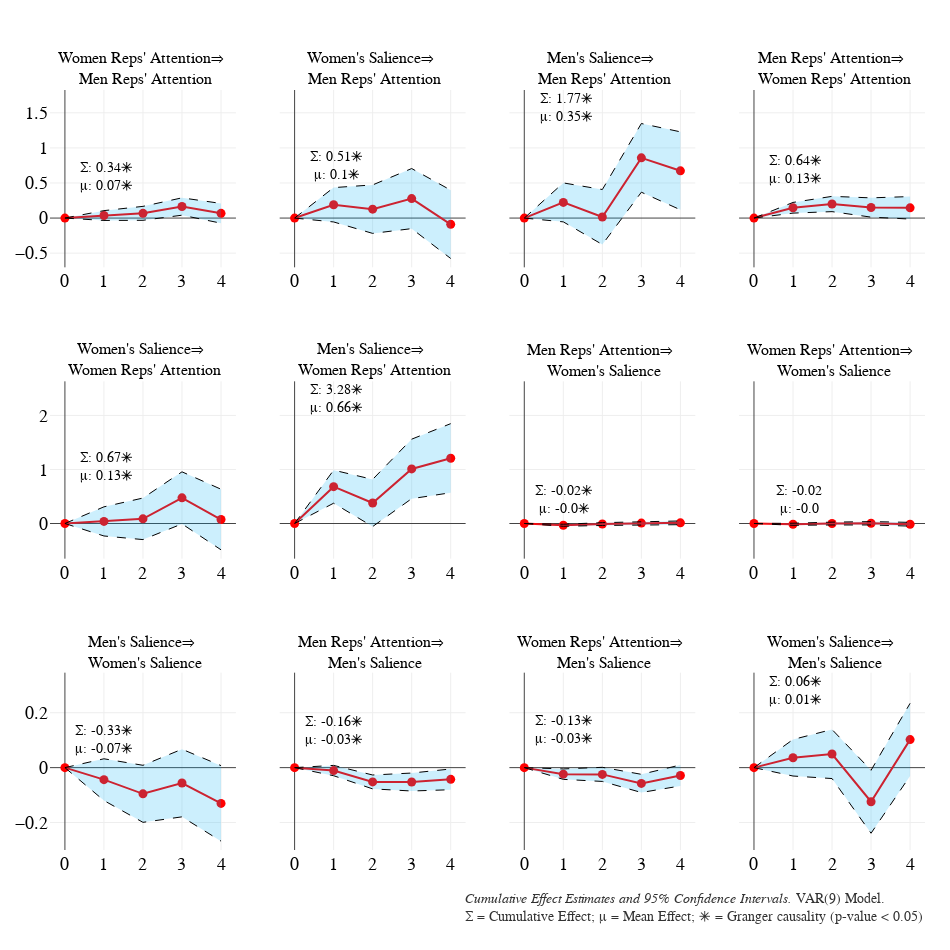

Notebook cell for this chart:
### Code cell
# plot US IRF 

plot_irf(uk_model, 
         uk_irf, 
         estimate = 'cumulative_effects')

### Figure 1 — Plotly figure (JSON) as saved in the notebook; plotly's stock layout.template omitted (floating-point values rounded to 4 significant figures)
{"data": [{"line": {"color": "red", "width": 2}, "mode": "lines+markers", "type": "scatter", "x": [0, 1, 2, 3, 4], "xaxis": "x", "y": [0, 0.03616, 0.06746, 0.1648, 0.06785], "yaxis": "y"}, {"line": {"color": "red", "width": 2}, "mode": "lines+markers", "type": "scatter", "x": [0, 1, 2, 3, 4], "xaxis": "x2", "y": [0, 0.1894, 0.1269, 0.2777, -0.08886], "yaxis": "y2"}, {"line": {"color": "red", "width": 2}, "mode": "lines+markers", "type": "scatter", "x": [0, 1, 2, 3, 4], "xaxis": "x3", "y": [0, 0.2235, 0.01491, 0.8583, 0.6736], "yaxis": "y3"}, {"line": {"color": "red", "width": 2}, "mode": "lines+markers", "type": "scatter", "x": [0, 1, 2, 3, 4], "xaxis": "x4", "y": [0, 0.1468, 0.2007, 0.1508, 0.1462], "yaxis": "y4"}, {"line": {"color": "red", "width": 2}, "mode": "lines+markers", "type": "scatter", "x": [0, 1, 2, 3, 4], "xaxis": "x5", "y": [0, 0.03876, 0.08684, 0.4745, 0.07377], "yaxis": "y5"}, {"line": {"color": "red", "width": 2}, "mode": "lines+markers", "type": "scatter", "x": [0, 1, 2, 3, 4], "xaxis": "x6", "y": [0, 0.6815, 0.3796, 1.01, 1.208], "yaxis": "y6"}, {"line": {"color": "red", "width": 2}, "mode": "lines+markers", "type": "scatter", "x": [0, 1, 2, 3, 4], "xaxis": "x7", "y": [0, -0.03248, -0.01009, 0.007427, 0.01281], "yaxis": "y7"}, {"line": {"color": "red", "width": 2}, "mode": "lines+markers", "type": "scatter", "x": [0, 1, 2, 3, 4], "xaxis": "x8", "y": [0, -0.01408, -0.001003, 0.004144, -0.01361], "yaxis": "y8"}, {"line": {"color": "red", "width": 2}, "mode": "lines+markers", "type": "scatter", "x": [0, 1, 2, 3, 4], "xaxis": "x9", "y": [0, -0.04378, -0.09536, -0.05605, -0.1302], "yaxis": "y9"}, {"line": {"color": "red", "width": 2}, "mode": "lines+markers", "type": "scatter", "x": [0, 1, 2, 3, 4], "xaxis": "x10", "y": [0, -0.01065, -0.05207, -0.05238, -0.04269], "yaxis": "y10"}, {"line": {"color": "red", "width": 2}, "mode": "lines+markers", "type": "scatter", "x": [0, 1, 2, 3, 4], "xaxis": "x11", "y": [0, -0.02367, -0.02454, -0.05741, -0.0285], "yaxis": "y11"}, {"line": {"color": "red", "width": 2}, "mode": "lines+markers", "type": "scatter", "x": [0, 1, 2, 3, 4], "xaxis": "x12", "y": [0, 0.03598, 0.04961, -0.1242, 0.1021], "yaxis": "y12"}, {"line": {"color": "black", "dash": "dash", "width": 1}, "mode": "lines", "showlegend": false, "type": "scatter", "x": [0, 1, 2, 3, 4], "xaxis": "x", "y": [0, 0.106, 0.1668, 0.2884, 0.2086], "yaxis": "y"}, {"fill": "tonexty", "fillcolor": "rgba(0,176,246,0.2)", "line": {"color": "black", "dash": "dash", "width": 1}, "mode": "lines", "showlegend": false, "type": "scatter", "x": [0, 1, 2, 3, 4], "xaxis": "x", "y": [0, -0.0337, -0.03187, 0.04111, -0.07285], "yaxis": "y"}, {"line": {"color": "black", "dash": "dash", "width": 1}, "mode": "lines", "showlegend": false, "type": "scatter", "x": [0, 1, 2, 3, 4], "xaxis": "x2", "y": [0, 0.4341, 0.4724, 0.706, 0.398], "yaxis": "y2"}, {"fill": "tonexty", "fillcolor": "rgba(0,176,246,0.2)", "line": {"color": "black", "dash": "dash", "width": 1}, "mode": "lines", "showlegend": false, "type": "scatter", "x": [0, 1, 2, 3, 4], "xaxis": "x2", "y": [0, -0.05524, -0.2185, -0.1506, -0.5757], "yaxis": "y2"}, {"line": {"color": "black", "dash": "dash", "width": 1}, "mode": "lines", "showlegend": false, "type": "scatter", "x": [0, 1, 2, 3, 4], "xaxis": "x3", "y": [0, 0.5012, 0.4068, 1.348, 1.229], "yaxis": "y3"}, {"fill": "tonexty", "fillcolor": "rgba(0,176,246,0.2)", "line": {"color": "black", "dash": "dash", "width": 1}, "mode": "lines", "showlegend": false, "type": "scatter", "x": [0, 1, 2, 3, 4], "xaxis": "x3", "y": [0, -0.05413, -0.377, 0.3687, 0.1179], "yaxis": "y3"}, {"line": {"color": "black", "dash": "dash", "width": 1}, "mode": "lines", "showlegend": false, "type": "scatter", "x": [0, 1, 2, 3, 4], "xaxis": "x4", "y": [0, 0.223, 0.3095, 0.2881, 0.3064], "yaxis": "y4"}, {"fill": "tonexty", "fillcolor": "rgba(0,176,246,0.2)", "line": {"color": "black", "dash": "dash", "width": 1}, "mode": "lines", "showlegend": false, "type": "scatter", "x": [0, 1, 2, 3, 4], "xaxis": "x4", "y": [0, 0.07056, 0.09188, 0.0134, -0.01395], "yaxis": "y4"}, {"line": {"color": "black", "dash": "dash", "width": 1}, "mode": "lines", "showlegend": false, "type": "scatter", "x": [0, 1, 2, 3, 4], "xaxis": "x5", "y": [0, 0.3082, 0.4712, 0.9563, 0.6341], "yaxis": "y5"}, {"fill": "tonexty", "fillcolor": "rgba(0,176,246,0.2)", "line": {"color": "black", "dash": "dash", "width": 1}, "mode": "lines", "showlegend": false, "type": "scatter", "x": [0, 1, 2, 3, 4], "xaxis": "x5", "y": [0, -0.2307, -0.2975, -0.00718, -0.4865], "yaxis": "y5"}, {"line": {"color": "black", "dash": "dash", "width": 1}, "mode": "lines", "showlegend": false, "type": "scatter", "x": [0, 1, 2, 3, 4], "xaxis": "x6", "y": [0, 0.9872, 0.8157, 1.56, 1.848], "yaxis": "y6"}, {"fill": "tonexty", "fillcolor": "rgba(0,176,246,0.2)", "line": {"color": "black", "dash": "dash", "width": 1}, "mode": "lines", "showlegend": false, "type": "scatter", "x": [0, 1, 2, 3, 4], "xaxis": "x6", "y": [0, 0.3757, -0.05641, 0.4596, 0.5692], "yaxis": "y6"}, {"line": {"color": "black", "dash": "dash", "width": 1}, "mode": "lines", "showlegend": false, "type": "scatter", "x": [0, 1, 2, 3, 4], "xaxis": "x7", "y": [0, -0.01354, 0.01582, 0.03813, 0.04721], "yaxis": "y7"}, {"fill": "tonexty", "fillcolor": "rgba(0,176,246,0.2)", "line": {"color": "black", "dash": "dash", "width": 1}, "mode": "lines", "showlegend": false, "type": "scatter", "x": [0, 1, 2, 3, 4], "xaxis": "x7", "y": [0, -0.05143, -0.036, -0.02328, -0.0216], "yaxis": "y7"}, {"line": {"color": "black", "dash": "dash", "width": 1}, "mode": "lines", "showlegend": false, "type": "scatter", "x": [0, 1, 2, 3, 4], "xaxis": "x8", "y": [0, 0.005055, 0.02532, 0.03525, 0.0212], "yaxis": "y8"}, {"fill": "tonexty", "fillcolor": "rgba(0,176,246,0.2)", "line": {"color": "black", "dash": "dash", "width": 1}, "mode": "lines", "showlegend": false, "type": "scatter", "x": [0, 1, 2, 3, 4], "xaxis": "x8", "y": [0, -0.03321, -0.02733, -0.02696, -0.04843], "yaxis": "y8"}, {"line": {"color": "black", "dash": "dash", "width": 1}, "mode": "lines", "showlegend": false, "type": "scatter", "x": [0, 1, 2, 3, 4], "xaxis": "x9", "y": [0, 0.03224, 0.008491, 0.06713, 0.007346], "yaxis": "y9"}, {"fill": "tonexty", "fillcolor": "rgba(0,176,246,0.2)", "line": {"color": "black", "dash": "dash", "width": 1}, "mode": "lines", "showlegend": false, "type": "scatter", "x": [0, 1, 2, 3, 4], "xaxis": "x9", "y": [0, -0.1198, -0.1992, -0.1792, -0.2677], "yaxis": "y9"}, {"line": {"color": "black", "dash": "dash", "width": 1}, "mode": "lines", "showlegend": false, "type": "scatter", "x": [0, 1, 2, 3, 4], "xaxis": "x10", "y": [0, 0.008166, -0.02677, -0.01969, -0.004903], "yaxis": "y10"}, {"fill": "tonexty", "fillcolor": "rgba(0,176,246,0.2)", "line": {"color": "black", "dash": "dash", "width": 1}, "mode": "lines", "showlegend": false, "type": "scatter", "x": [0, 1, 2, 3, 4], "xaxis": "x10", "y": [0, -0.02946, -0.07738, -0.08507, -0.08047], "yaxis": "y10"}, {"line": {"color": "black", "dash": "dash", "width": 1}, "mode": "lines", "showlegend": false, "type": "scatter", "x": [0, 1, 2, 3, 4], "xaxis": "x11", "y": [0, -0.004677, 0.001171, -0.02432, 0.00968], "yaxis": "y11"}, {"fill": "tonexty", "fillcolor": "rgba(0,176,246,0.2)", "line": {"color": "black", "dash": "dash", "width": 1}, "mode": "lines", "showlegend": false, "type": "scatter", "x": [0, 1, 2, 3, 4], "xaxis": "x11", "y": [0, -0.04267, -0.05024, -0.0905, -0.06669], "yaxis": "y11"}, {"line": {"color": "black", "dash": "dash", "width": 1}, "mode": "lines", "showlegend": false, "type": "scatter", "x": [0, 1, 2, 3, 4], "xaxis": "x12", "y": [0, 0.1025, 0.139, -0.009563, 0.2343], "yaxis": "y12"}, {"fill": "tonexty", "fillcolor": "rgba(0,176,246,0.2)", "line": {"color": "black", "dash": "dash", "width": 1}, "mode": "lines", "showlegend": false, "type": "scatter", "x": [0, 1, 2, 3, 4], "xaxis": "x12", "y": [0, -0.03055, -0.03974, -0.2389, -0.03006], "yaxis": "y12"}], "layout": {"annotations": [{"font": {"size": 16}, "showarrow": false, "text": "Women Reps' Attention&#8658; <br> Men Reps' Attention", "x": 0.1062, "xanchor": "center", "xref": "paper", "y": 1.0, "yanchor": "bottom", "yref": "paper"}, {"font": {"size": 16}, "showarrow": false, "text": "Women's Salience&#8658; <br> Men Reps' Attention", "x": 0.3688, "xanchor": "center", "xref": "paper", "y": 1.0, "yanchor": "bottom", "yref": "paper"}, {"font": {"size": 16}, "showarrow": false, "text": "Men's Salience&#8658; <br> Men Reps' Attention", "x": 0.6313, "xanchor": "center", "xref": "paper", "y": 1.0, "yanchor": "bottom", "yref": "paper"}, {"font": {"size": 16}, "showarrow": false, "text": "Men Reps' Attention&#8658; <br> Women Reps' Attention", "x": 0.8938, "xanchor": "center", "xref": "paper", "y": 1.0, "yanchor": "bottom", "yref": "paper"}, {"font": {"size": 16}, "showarrow": false, "text": "Women's Salience&#8658; <br> Women Reps' Attention", "x": 0.1062, "xanchor": "center", "xref": "paper", "y": 0.6167, "yanchor": "bottom", "yref": "paper"}, {"font": {"size": 16}, "showarrow": false, "text": "Men's Salience&#8658; <br> Women Reps' Attention", "x": 0.3688, "xanchor": "center", "xref": "paper", "y": 0.6167, "yanchor": "bottom", "yref": "paper"}, {"font": {"size": 16}, "showarrow": false, "text": "Men Reps' Attention&#8658; <br> Women's Salience", "x": 0.6313, "xanchor": "center", "xref": "paper", "y": 0.6167, "yanchor": "bottom", "yref": "paper"}, {"font": {"size": 16}, "showarrow": false, "text": "Women Reps' Attention&#8658; <br> Women's Salience", "x": 0.8938, "xanchor": "center", "xref": "paper", "y": 0.6167, "yanchor": "bottom", "yref": "paper"}, {"font": {"size": 16}, "showarrow": false, "text": "Men's Salience&#8658; <br> Women's Salience", "x": 0.1062, "xanchor": "center", "xref": "paper", "y": 0.2333, "yanchor": "bottom", "yref": "paper"}, {"font": {"size": 16}, "showarrow": false, "text": "Men Reps' Attention&#8658; <br> Men's Salience", "x": 0.3688, "xanchor": "center", "xref": "paper", "y": 0.2333, "yanchor": "bottom", "yref": "paper"}, {"font": {"size": 16}, "showarrow": false, "text": "Women Reps' Attention&#8658; <br> Men's Salience", "x": 0.6313, "xanchor": "center", "xref": "paper", "y": 0.2333, "yanchor": "bottom", "yref": "paper"}, {"font": {"size": 16}, "showarrow": false, "text": "Women's Salience&#8658; <br> Men's Salience", "x": 0.8938, "xanchor": "center", "xref": "paper", "y": 0.2333, "yanchor": "bottom", "yref": "paper"}, {"font": {"color": "black", "family": "Arial", "size": 14}, "showarrow": false, "text": "&#931;: 0.34&#128955;<br>&mu;: 0.07&#128955;", "x": 1.8, "xanchor": "right", "xref": "x", "y": 0.332, "yanchor": "bottom", "yref": "y"}, {"font": {"color": "black", "family": "Arial", "size": 14}, "showarrow": false, "text": "&#931;: 0.51&#128955;<br>&mu;: 0.1&#128955;", "x": 1.8, "xanchor": "right", "xref": "x2", "y": 0.4787, "yanchor": "bottom", "yref": "y2"}, {"font": {"color": "black", "family": "Arial", "size": 14}, "showarrow": false, "text": "&#931;: 1.77&#128955;<br>&mu;: 0.35&#128955;", "x": 1.8, "xanchor": "right", "xref": "x3", "y": 1.312, "yanchor": "bottom", "yref": "y3"}, {"font": {"color": "black", "family": "Arial", "size": 14}, "showarrow": false, "text": "&#931;: 0.64&#128955;<br>&mu;: 0.13&#128955;", "x": 1.8, "xanchor": "right", "xref": "x4", "y": 0.4296, "yanchor": "bottom", "yref": "y4"}, {"font": {"color": "black", "family": "Arial", "size": 14}, "showarrow": false, "text": "&#931;: 0.67&#128955;<br>&mu;: 0.13&#128955;", "x": 1.8, "xanchor": "right", "xref": "x5", "y": 0.7093, "yanchor": "bottom", "yref": "y5"}, {"font": {"color": "black", "family": "Arial", "size": 14}, "showarrow": false, "text": "&#931;: 3.28&#128955;<br>&mu;: 0.66&#128955;", "x": 1.8, "xanchor": "right", "xref": "x6", "y": 1.964, "yanchor": "bottom", "yref": "y6"}, {"font": {"color": "black", "family": "Arial", "size": 14}, "showarrow": false, "text": "&#931;: -0.02&#128955;<br>&mu;: -0.0&#128955;", "x": 1.8, "xanchor": "right", "xref": "x7", "y": 0.1083, "yanchor": "bottom", "yref": "y7"}, {"font": {"color": "black", "family": "Arial", "size": 14}, "showarrow": false, "text": "&#931;: -0.02<br>&mu;: -0.0", "x": 1.8, "xanchor": "right", "xref": "x8", "y": 0.09923, "yanchor": "bottom", "yref": "y8"}, {"font": {"color": "black", "family": "Arial", "size": 14}, "showarrow": false, "text": "&#931;: -0.33&#128955;<br>&mu;: -0.07&#128955;", "x": 1.8, "xanchor": "right", "xref": "x9", "y": 0.03493, "yanchor": "bottom", "yref": "y9"}, {"font": {"color": "black", "family": "Arial", "size": 14}, "showarrow": false, "text": "&#931;: -0.16&#128955;<br>&mu;: -0.03&#128955;", "x": 1.8, "xanchor": "right", "xref": "x10", "y": 0.06844, "yanchor": "bottom", "yref": "y10"}, {"font": {"color": "black", "family": "Arial", "size": 14}, "showarrow": false, "text": "&#931;: -0.13&#128955;<br>&mu;: -0.03&#128955;", "x": 1.8, "xanchor": "right", "xref": "x11", "y": 0.07318, "yanchor": "bottom", "yref": "y11"}, {"font": {"color": "black", "family": "Arial", "size": 14}, "showarrow": false, "text": "&#931;: 0.06&#128955;<br>&mu;: 0.01&#128955;", "x": 1.8, "xanchor": "right", "xref": "x12", "y": 0.2148, "yanchor": "bottom", "yref": "y12"}, {"align": "left", "font": {"color": "black", "family": "Arial", "size": 14}, "opacity": 0.8, "showarrow": false, "text": "<i>Cumulative Effect Estimates and 95% Confidence Intervals.</i> VAR(9) Model.<br>&#931; = Cumulative Effect; &mu; = Mean Effect; &#128955; = Granger causality (p-value < 0.05)", "x": 1, "xref": "paper", "y": -0.1, "yref": "paper"}], "font": {"color": "black", "family": "Arial", "size": 18}, "height": 950, "legend": {"title": {"font": {"color": "black"}}}, "margin": {"b": 100, "l": 50, "pad": 1, "r": 25, "t": 90}, "plot_bgcolor": "white", "showlegend": false, "title": {"font": {"color": "black", "family": "Arial", "size": 26}, "x": 0.05, "y": 0.99}, "width": 950, "xaxis": {"anchor": "y", "domain": [0, 0.2125], "title": {"text": ""}}, "xaxis10": {"anchor": "y10", "domain": [0.2625, 0.475]}, "xaxis11": {"anchor": "y11", "domain": [0.525, 0.7375]}, "xaxis12": {"anchor": "y12", "domain": [0.7875, 1]}, "xaxis2": {"anchor": "y2", "domain": [0.2625, 0.475]}, "xaxis3": {"anchor": "y3", "domain": [0.525, 0.7375]}, "xaxis4": {"anchor": "y4", "domain": [0.7875, 1]}, "xaxis5": {"anchor": "y5", "domain": [0, 0.2125]}, "xaxis6": {"anchor": "y6", "domain": [0.2625, 0.475]}, "xaxis7": {"anchor": "y7", "domain": [0.525, 0.7375]}, "xaxis8": {"anchor": "y8", "domain": [0.7875, 1]}, "xaxis9": {"anchor": "y9", "domain": [0, 0.2125]}, "yaxis": {"anchor": "x", "domain": [0.7667, 1.0]}, "yaxis10": {"anchor": "x10", "domain": [0, 0.2333], "matches": "y9", "showticklabels": false}, "yaxis11": {"anchor": "x11", "domain": [0, 0.2333], "matches": "y9", "showticklabels": false}, "yaxis12": {"anchor": "x12", "domain": [0, 0.2333], "matches": "y9", "showticklabels": false}, "yaxis2": {"anchor": "x2", "domain": [0.7667, 1.0], "matches": "y", "showticklabels": false}, "yaxis3": {"anchor": "x3", "domain": [0.7667, 1.0], "matches": "y", "showticklabels": false}, "yaxis4": {"anchor": "x4", "domain": [0.7667, 1.0], "matches": "y", "showticklabels": false}, "yaxis5": {"anchor": "x5", "domain": [0.3833, 0.6167]}, "yaxis6": {"anchor": "x6", "domain": [0.3833, 0.6167], "matches": "y5", "showticklabels": false}, "yaxis7": {"anchor": "x7", "domain": [0.3833, 0.6167], "matches": "y5", "showticklabels": false}, "yaxis8": {"anchor": "x8", "domain": [0.3833, 0.6167], "matches": "y5", "showticklabels": false}, "yaxis9": {"anchor": "x9", "domain": [0, 0.2333]}}}
